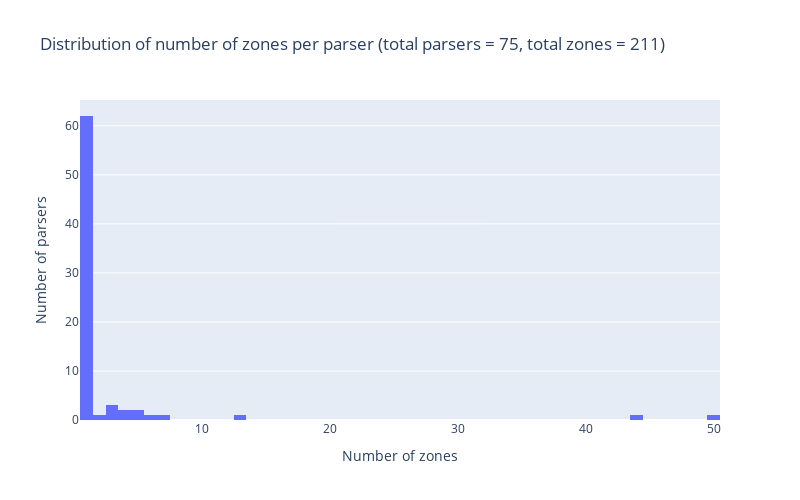

The notebook cell saved with this chart:
### Code cell
dict_of_production_parsers = {}
for zone_key in ZONES_CONFIG:
    parser_dict = ZONES_CONFIG[zone_key].get('parsers')
    if parser_dict:
        production_parser = parser_dict.get('production')
        if production_parser:
            dict_of_production_parsers[zone_key] = production_parser


# count nb of zones per parser
nb_of_zones_per_parser = {}
for zone_key, production_parser in dict_of_production_parsers.items():
    if production_parser in nb_of_zones_per_parser:
        nb_of_zones_per_parser[production_parser] += 1
    else:
        nb_of_zones_per_parser[production_parser] = 1

sorted_nb_of_zones_per_parser = sorted(nb_of_zones_per_parser.items(), key=lambda x: x[1], reverse=True)
total_nb_zones = sum(nb_of_zones_per_parser.values())
total_nb_parsers = len(list(set(dict_of_production_parsers.values())))
print(f"Total number of zones: {total_nb_zones}")
print(f"Total number of parsers: {total_nb_parsers}")

# Histogram of the number of zones per parser
# This shows the distribution of how many zones each parser handles
fig = px.histogram(x=list(nb_of_zones_per_parser.values()), 
                   nbins=max(list(nb_of_zones_per_parser.values()))+1,
                   title=(
                       "Distribution of number of zones per parser "
                       f"(total parsers = {total_nb_parsers}, total zones = {total_nb_zones})"
                   ),
                   labels={'x': 'Number of zones'},
                   width=800,
                   height=500)
fig.update_yaxes(title_text='Number of parsers')
fig.show()

### Figure 1 — Plotly figure (JSON) as saved in the notebook; plotly's stock layout.template omitted (floating-point values rounded to 4 significant figures)
{"data": [{"bingroup": "x", "hovertemplate": "Number of zones=%{x}<br>count=%{y}<extra></extra>", "legendgroup": "", "marker": {"color": "#636efa", "pattern": {"shape": ""}}, "name": "", "nbinsx": 51, "orientation": "v", "showlegend": false, "type": "histogram", "x": [13, 3, 1, 5, 6, 1, 44, 50, 4, 1, 1, 7, 1, 1, 1, 1, 1, 5, 1, 1, 1, 1, 3, 1, 1, 1, 1, 1, 1, 3, 1, 1, 4, 1, 1, 1, 1, 1, 2, 1, 1, 1, 1, 1, 1, 1, 1, 1, 1, 1, 1, 1, 1, 1, 1, 1, 1, 1, 1, 1, 1, 1, 1, 1, 1, 1, 1, 1, 1, 1, 1, 1, 1, 1, 1], "xaxis": "x", "yaxis": "y"}], "layout": {"barmode": "relative", "height": 500, "legend": {"tracegroupgap": 0}, "title": {"text": "Distribution of number of zones per parser (total parsers = 75, total zones = 211)"}, "width": 800, "xaxis": {"anchor": "y", "domain": [0, 1], "title": {"text": "Number of zones"}}, "yaxis": {"anchor": "x", "domain": [0, 1], "title": {"text": "Number of parsers"}}}}
